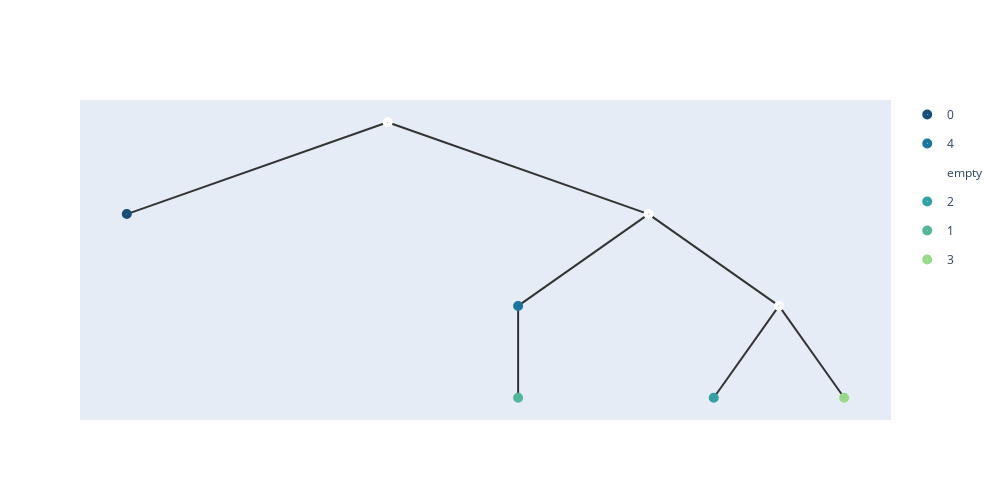

Notebook source saved alongside this figure:
### Code cell
merge_points_with_c(embeddings1,nodes1,folder_path1 +'datas.data',1,tmp1.shape[1]+1,0,folder_path1,epoches21,c1,c2)
nos1 = build_hyper_tree_from_folder(folder_path1,True)
add_meta(nos1[0],meta_list1,[])
show_tree(nos1[0],color=['#184e77','#1a759f','#168aad',"#34a0a4",'#52b69a','#99d98c','#76c893','#99d98c']).show_fig()
remove_meta(nos1[0]);

### Figure 1 — Plotly figure (JSON) as saved in the notebook; plotly's stock layout.template omitted (floating-point values rounded to 4 significant figures)
{"data": [{"hoverinfo": "text", "hovertext": ["2_0"], "legendgroup": "0", "marker": {"color": "#184e77", "size": 10, "symbol": "circle-dot"}, "mode": "markers+text", "name": "0", "type": "scatter", "x": [3.25], "y": [3.5]}, {"hoverinfo": "text", "hovertext": ["0_4"], "legendgroup": "4", "marker": {"color": "#1a759f", "size": 10, "symbol": "circle-dot"}, "mode": "markers+text", "name": "4", "type": "scatter", "x": [6.625], "y": [2]}, {"hoverinfo": "text", "hovertext": ["8", "7", "6"], "legendgroup": "empty", "marker": {"color": "#fff", "size": 10, "symbol": "circle-dot"}, "mode": "markers+text", "name": "empty", "type": "scatter", "x": [5.5, 7.75, 8.875], "y": [5, 3.5, 2]}, {"hoverinfo": "text", "hovertext": ["3_2"], "legendgroup": "2", "marker": {"color": "#34a0a4", "size": 10, "symbol": "circle-dot"}, "mode": "markers+text", "name": "2", "type": "scatter", "x": [8.312], "y": [0.5]}, {"hoverinfo": "text", "hovertext": ["1_1"], "legendgroup": "1", "marker": {"color": "#52b69a", "size": 10, "symbol": "circle-dot"}, "mode": "markers+text", "name": "1", "type": "scatter", "x": [6.625], "y": [0.5]}, {"hoverinfo": "text", "hovertext": ["4_3"], "legendgroup": "3", "marker": {"color": "#99d98c", "size": 10, "symbol": "circle-dot"}, "mode": "markers+text", "name": "3", "type": "scatter", "x": [9.438], "y": [0.5]}], "layout": {"height": 500, "shapes": [{"layer": "below", "line": {"color": "#333", "width": 2}, "type": "line", "x0": 5.5, "x1": 5.5, "y0": 5, "y1": 5}, {"layer": "below", "line": {"color": "#333", "width": 2}, "type": "line", "x0": 5.5, "x1": 3.25, "y0": 5, "y1": 3.5}, {"layer": "below", "line": {"color": "#333", "width": 2}, "type": "line", "x0": 5.5, "x1": 7.75, "y0": 5, "y1": 3.5}, {"layer": "below", "line": {"color": "#333", "width": 2}, "type": "line", "x0": 7.75, "x1": 6.625, "y0": 3.5, "y1": 2}, {"layer": "below", "line": {"color": "#333", "width": 2}, "type": "line", "x0": 6.625, "x1": 6.625, "y0": 2, "y1": 0.5}, {"layer": "below", "line": {"color": "#333", "width": 2}, "type": "line", "x0": 7.75, "x1": 8.875, "y0": 3.5, "y1": 2}, {"layer": "below", "line": {"color": "#333", "width": 2}, "type": "line", "x0": 8.875, "x1": 8.312, "y0": 2, "y1": 0.5}, {"layer": "below", "line": {"color": "#333", "width": 2}, "type": "line", "x0": 8.875, "x1": 9.438, "y0": 2, "y1": 0.5}], "width": 1000, "xaxis": {"showgrid": false, "showline": false, "showticklabels": false, "zeroline": false}, "yaxis": {"showgrid": false, "showline": false, "showticklabels": false, "zeroline": false}}}
